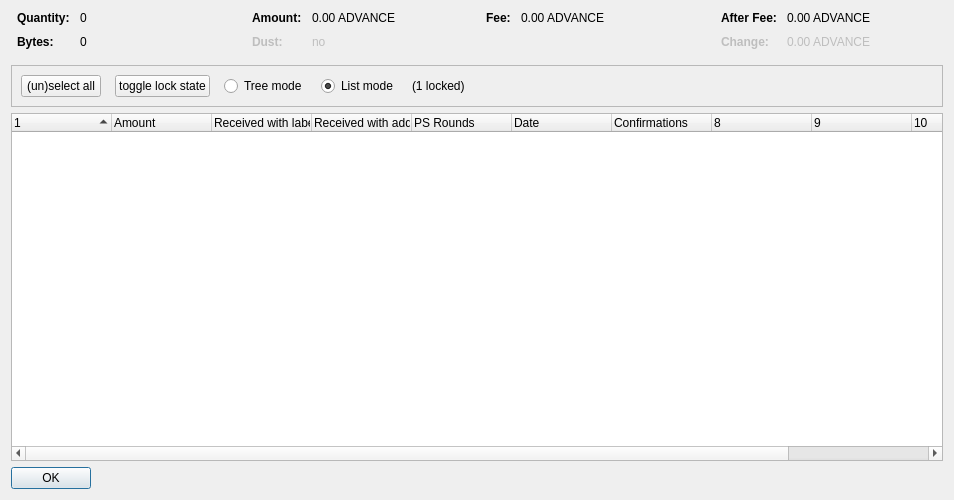
<?xml version="1.0" encoding="UTF-8"?>
<ui version="4.0">
 <class>CoinControlDialog</class>
 <widget class="QDialog" name="CoinControlDialog">
  <property name="geometry">
   <rect>
    <x>0</x>
    <y>0</y>
    <width>954</width>
    <height>500</height>
   </rect>
  </property>
  <property name="windowTitle">
   <string>Coin Selection</string>
  </property>
  <layout class="QVBoxLayout" name="verticalLayout">
   <item>
    <layout class="QHBoxLayout" name="horizontalLayoutTop" stretch="0,0,0,0">
     <property name="topMargin">
      <number>0</number>
     </property>
     <property name="bottomMargin">
      <number>10</number>
     </property>
     <item>
      <layout class="QFormLayout" name="formLayoutCoinControl1">
       <property name="horizontalSpacing">
        <number>10</number>
       </property>
       <property name="verticalSpacing">
        <number>10</number>
       </property>
       <property name="leftMargin">
        <number>6</number>
       </property>
       <property name="rightMargin">
        <number>6</number>
       </property>
       <item row="0" column="0">
        <widget class="QLabel" name="labelCoinControlQuantityText">
         <property name="font">
          <font>
           <weight>75</weight>
           <bold>true</bold>
          </font>
         </property>
         <property name="text">
          <string>Quantity:</string>
         </property>
        </widget>
       </item>
       <item row="0" column="1">
        <widget class="QLabel" name="labelCoinControlQuantity">
         <property name="cursor">
          <cursorShape>IBeamCursor</cursorShape>
         </property>
         <property name="contextMenuPolicy">
          <enum>Qt::ActionsContextMenu</enum>
         </property>
         <property name="text">
          <string notr="true">0</string>
         </property>
         <property name="textInteractionFlags">
          <set>Qt::LinksAccessibleByMouse|Qt::TextSelectableByKeyboard|Qt::TextSelectableByMouse</set>
         </property>
        </widget>
       </item>
       <item row="1" column="0">
        <widget class="QLabel" name="labelCoinControlBytesText">
         <property name="font">
          <font>
           <weight>75</weight>
           <bold>true</bold>
          </font>
         </property>
         <property name="text">
          <string>Bytes:</string>
         </property>
        </widget>
       </item>
       <item row="1" column="1">
        <widget class="QLabel" name="labelCoinControlBytes">
         <property name="cursor">
          <cursorShape>IBeamCursor</cursorShape>
         </property>
         <property name="contextMenuPolicy">
          <enum>Qt::ActionsContextMenu</enum>
         </property>
         <property name="text">
          <string notr="true">0</string>
         </property>
         <property name="textInteractionFlags">
          <set>Qt::LinksAccessibleByMouse|Qt::TextSelectableByKeyboard|Qt::TextSelectableByMouse</set>
         </property>
        </widget>
       </item>
      </layout>
     </item>
     <item>
      <layout class="QFormLayout" name="formLayoutCoinControl2">
       <property name="horizontalSpacing">
        <number>10</number>
       </property>
       <property name="verticalSpacing">
        <number>10</number>
       </property>
       <property name="leftMargin">
        <number>6</number>
       </property>
       <property name="rightMargin">
        <number>6</number>
       </property>
       <item row="0" column="0">
        <widget class="QLabel" name="labelCoinControlAmountText">
         <property name="font">
          <font>
           <weight>75</weight>
           <bold>true</bold>
          </font>
         </property>
         <property name="text">
          <string>Amount:</string>
         </property>
        </widget>
       </item>
       <item row="0" column="1">
        <widget class="QLabel" name="labelCoinControlAmount">
         <property name="cursor">
          <cursorShape>IBeamCursor</cursorShape>
         </property>
         <property name="contextMenuPolicy">
          <enum>Qt::ActionsContextMenu</enum>
         </property>
         <property name="text">
          <string notr="true">0.00 ADVANCE</string>
         </property>
         <property name="textInteractionFlags">
          <set>Qt::LinksAccessibleByMouse|Qt::TextSelectableByKeyboard|Qt::TextSelectableByMouse</set>
         </property>
        </widget>
       </item>
       <item row="1" column="0">
        <widget class="QLabel" name="labelCoinControlLowOutputText">
         <property name="enabled">
          <bool>false</bool>
         </property>
         <property name="font">
          <font>
           <weight>75</weight>
           <bold>true</bold>
          </font>
         </property>
         <property name="text">
          <string>Dust:</string>
         </property>
        </widget>
       </item>
       <item row="1" column="1">
        <widget class="QLabel" name="labelCoinControlLowOutput">
         <property name="enabled">
          <bool>false</bool>
         </property>
         <property name="cursor">
          <cursorShape>IBeamCursor</cursorShape>
         </property>
         <property name="contextMenuPolicy">
          <enum>Qt::ActionsContextMenu</enum>
         </property>
         <property name="text">
          <string notr="true">no</string>
         </property>
         <property name="textInteractionFlags">
          <set>Qt::LinksAccessibleByMouse|Qt::TextSelectableByKeyboard|Qt::TextSelectableByMouse</set>
         </property>
        </widget>
       </item>
      </layout>
     </item>
     <item>
      <layout class="QFormLayout" name="formLayoutCoinControl3">
       <property name="horizontalSpacing">
        <number>10</number>
       </property>
       <property name="verticalSpacing">
        <number>10</number>
       </property>
       <property name="leftMargin">
        <number>6</number>
       </property>
       <property name="rightMargin">
        <number>6</number>
       </property>
       <item row="0" column="0">
        <widget class="QLabel" name="labelCoinControlFeeText">
         <property name="font">
          <font>
           <weight>75</weight>
           <bold>true</bold>
          </font>
         </property>
         <property name="text">
          <string>Fee:</string>
         </property>
        </widget>
       </item>
       <item row="0" column="1">
        <widget class="QLabel" name="labelCoinControlFee">
         <property name="cursor">
          <cursorShape>IBeamCursor</cursorShape>
         </property>
         <property name="contextMenuPolicy">
          <enum>Qt::ActionsContextMenu</enum>
         </property>
         <property name="text">
          <string notr="true">0.00 ADVANCE</string>
         </property>
         <property name="textInteractionFlags">
          <set>Qt::LinksAccessibleByMouse|Qt::TextSelectableByKeyboard|Qt::TextSelectableByMouse</set>
         </property>
        </widget>
       </item>
      </layout>
     </item>
     <item>
      <layout class="QFormLayout" name="formLayoutCoinControl4">
       <property name="horizontalSpacing">
        <number>10</number>
       </property>
       <property name="verticalSpacing">
        <number>10</number>
       </property>
       <property name="leftMargin">
        <number>6</number>
       </property>
       <property name="rightMargin">
        <number>6</number>
       </property>
       <item row="0" column="0">
        <widget class="QLabel" name="labelCoinControlAfterFeeText">
         <property name="font">
          <font>
           <weight>75</weight>
           <bold>true</bold>
          </font>
         </property>
         <property name="text">
          <string>After Fee:</string>
         </property>
        </widget>
       </item>
       <item row="0" column="1">
        <widget class="QLabel" name="labelCoinControlAfterFee">
         <property name="cursor">
          <cursorShape>IBeamCursor</cursorShape>
         </property>
         <property name="contextMenuPolicy">
          <enum>Qt::ActionsContextMenu</enum>
         </property>
         <property name="text">
          <string notr="true">0.00 ADVANCE</string>
         </property>
         <property name="textInteractionFlags">
          <set>Qt::LinksAccessibleByMouse|Qt::TextSelectableByKeyboard|Qt::TextSelectableByMouse</set>
         </property>
        </widget>
       </item>
       <item row="1" column="0">
        <widget class="QLabel" name="labelCoinControlChangeText">
         <property name="enabled">
          <bool>false</bool>
         </property>
         <property name="font">
          <font>
           <weight>75</weight>
           <bold>true</bold>
          </font>
         </property>
         <property name="text">
          <string>Change:</string>
         </property>
        </widget>
       </item>
       <item row="1" column="1">
        <widget class="QLabel" name="labelCoinControlChange">
         <property name="enabled">
          <bool>false</bool>
         </property>
         <property name="cursor">
          <cursorShape>IBeamCursor</cursorShape>
         </property>
         <property name="contextMenuPolicy">
          <enum>Qt::ActionsContextMenu</enum>
         </property>
         <property name="text">
          <string notr="true">0.00 ADVANCE</string>
         </property>
         <property name="textInteractionFlags">
          <set>Qt::LinksAccessibleByMouse|Qt::TextSelectableByKeyboard|Qt::TextSelectableByMouse</set>
         </property>
        </widget>
       </item>
      </layout>
     </item>
    </layout>
   </item>
   <item>
    <widget class="QFrame" name="frame">
     <property name="minimumSize">
      <size>
       <width>0</width>
       <height>40</height>
      </size>
     </property>
     <property name="frameShape">
      <enum>QFrame::StyledPanel</enum>
     </property>
     <property name="frameShadow">
      <enum>QFrame::Sunken</enum>
     </property>
     <layout class="QHBoxLayout" name="horizontalLayout">
      <item>
       <layout class="QHBoxLayout" name="horizontalLayoutPanel" stretch="0,0,0,0,0,0">
        <property name="spacing">
         <number>14</number>
        </property>
        <item>
         <widget class="QPushButton" name="pushButtonSelectAll">
          <property name="sizePolicy">
           <sizepolicy hsizetype="Maximum" vsizetype="Fixed">
            <horstretch>0</horstretch>
            <verstretch>0</verstretch>
           </sizepolicy>
          </property>
          <property name="text">
           <string>(un)select all</string>
          </property>
          <property name="autoDefault">
           <bool>false</bool>
          </property>
         </widget>
        </item>
        <item>
         <widget class="QPushButton" name="pushButtonToggleLock">
          <property name="sizePolicy">
           <sizepolicy hsizetype="Maximum" vsizetype="Fixed">
            <horstretch>0</horstretch>
            <verstretch>0</verstretch>
           </sizepolicy>
          </property>
          <property name="text">
           <string>toggle lock state</string>
          </property>
          <property name="autoDefault">
           <bool>false</bool>
          </property>
         </widget>
        </item>
        <item>
         <widget class="QRadioButton" name="radioTreeMode">
          <property name="sizePolicy">
           <sizepolicy hsizetype="Maximum" vsizetype="Fixed">
            <horstretch>0</horstretch>
            <verstretch>0</verstretch>
           </sizepolicy>
          </property>
          <property name="text">
           <string>Tree mode</string>
          </property>
         </widget>
        </item>
        <item>
         <widget class="QRadioButton" name="radioListMode">
          <property name="sizePolicy">
           <sizepolicy hsizetype="Maximum" vsizetype="Fixed">
            <horstretch>0</horstretch>
            <verstretch>0</verstretch>
           </sizepolicy>
          </property>
          <property name="text">
           <string>List mode</string>
          </property>
          <property name="checked">
           <bool>true</bool>
          </property>
         </widget>
        </item>
        <item>
         <widget class="QLabel" name="labelLocked">
          <property name="text">
           <string>(1 locked)</string>
          </property>
         </widget>
        </item>
        <item>
         <spacer name="horizontalSpacer">
          <property name="orientation">
           <enum>Qt::Horizontal</enum>
          </property>
          <property name="sizeHint" stdset="0">
           <size>
            <width>40</width>
            <height>20</height>
           </size>
          </property>
         </spacer>
        </item>
       </layout>
      </item>
     </layout>
    </widget>
   </item>
   <item>
    <widget class="CoinControlTreeWidget" name="treeWidget">
     <property name="contextMenuPolicy">
      <enum>Qt::CustomContextMenu</enum>
     </property>
     <property name="sortingEnabled">
      <bool>false</bool>
     </property>
     <property name="columnCount">
      <number>11</number>
     </property>
     <attribute name="headerShowSortIndicator" stdset="0">
      <bool>true</bool>
     </attribute>
     <attribute name="headerStretchLastSection">
      <bool>false</bool>
     </attribute>
     <column>
      <property name="text">
       <string/>
      </property>
     </column>
     <column>
      <property name="text">
       <string>Amount</string>
      </property>
     </column>
     <column>
      <property name="text">
       <string>Received with label</string>
      </property>
     </column>
     <column>
      <property name="text">
       <string>Received with address</string>
      </property>
     </column>
     <column>
      <property name="text">
       <string>PS Rounds</string>
      </property>
     </column>
     <column>
      <property name="text">
       <string>Date</string>
      </property>
     </column>
     <column>
      <property name="text">
       <string>Confirmations</string>
      </property>
      <property name="toolTip">
       <string>Confirmed</string>
      </property>
     </column>
     <column>
      <property name="text">
       <string/>
      </property>
     </column>
     <column>
      <property name="text">
       <string/>
      </property>
     </column>
     <column>
      <property name="text">
       <string/>
      </property>
     </column>
     <column>
      <property name="text">
       <string/>
      </property>
     </column>
    </widget>
   </item>
   <item>
    <widget class="QDialogButtonBox" name="buttonBox">
     <property name="sizePolicy">
      <sizepolicy hsizetype="Maximum" vsizetype="Fixed">
       <horstretch>0</horstretch>
       <verstretch>0</verstretch>
      </sizepolicy>
     </property>
     <property name="orientation">
      <enum>Qt::Horizontal</enum>
     </property>
     <property name="standardButtons">
      <set>QDialogButtonBox::Ok</set>
     </property>
    </widget>
   </item>
  </layout>
 </widget>
 <customwidgets>
  <customwidget>
   <class>CoinControlTreeWidget</class>
   <extends>QTreeWidget</extends>
   <header>coincontroltreewidget.h</header>
  </customwidget>
 </customwidgets>
 <resources/>
 <connections/>
</ui>
